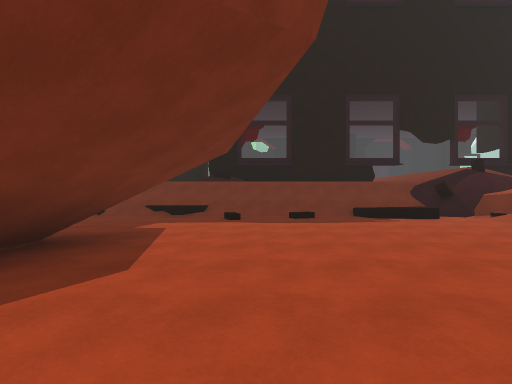
View 1 (above)

24 first-person views from a walk through a 3-D level made in the Unity game engine. The camera is 1.3 m above the floor, looks level and sees 80° across. The floor is counted in squares, 2 m on a side. Each view is taken from the middle of a square. On the plan, view 1 faces up. The plan holds only what a view shows up to about 10 squares ahead; the rest is blank. The place goes on beyond the plan. The player character is not drawn.

View 2
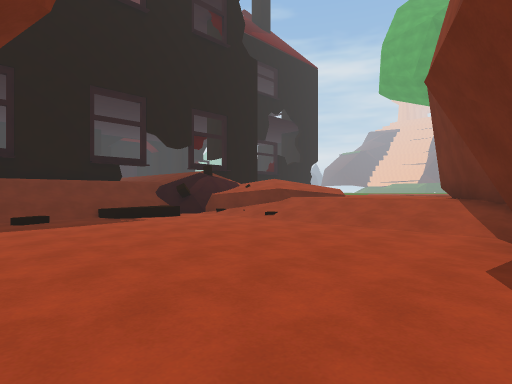

View 3
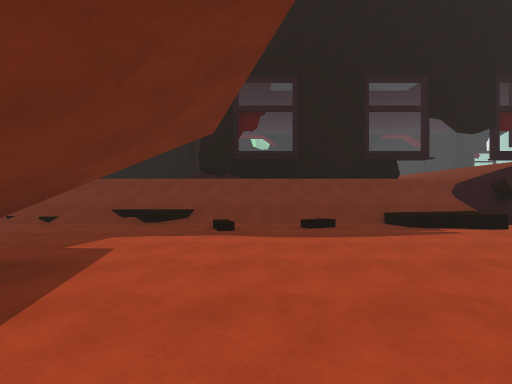

View 4
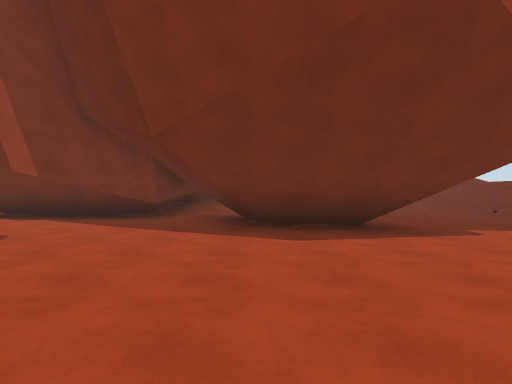

View 5
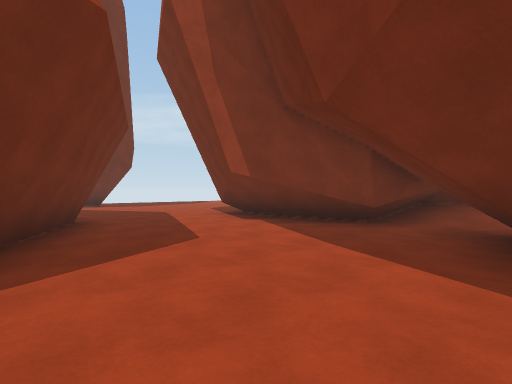

View 6
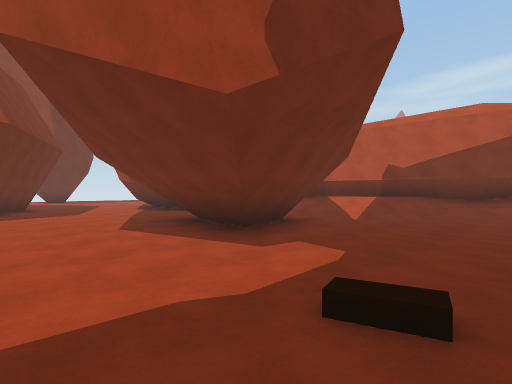

View 7
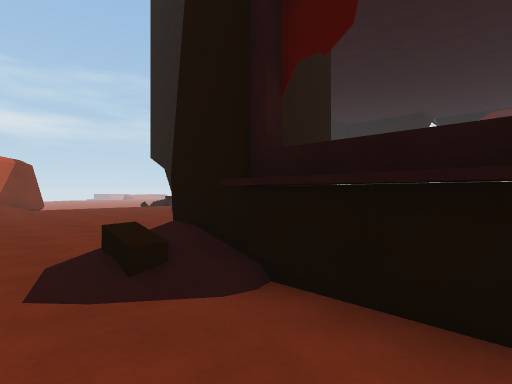

View 8
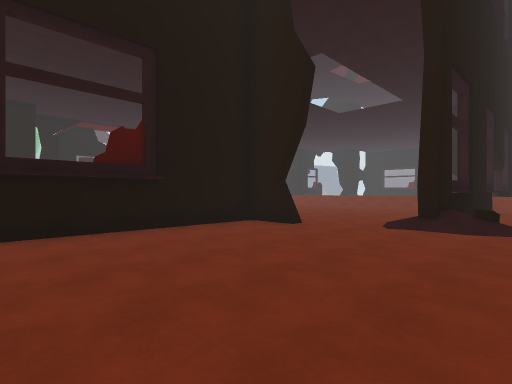

View 9
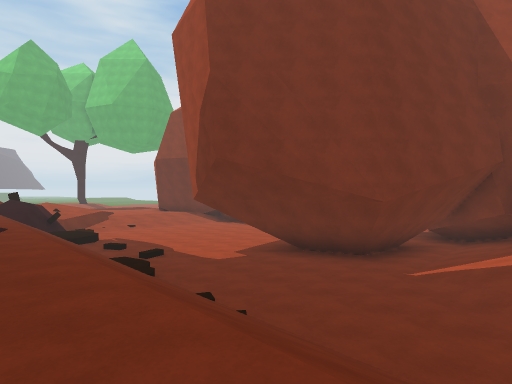

View 10
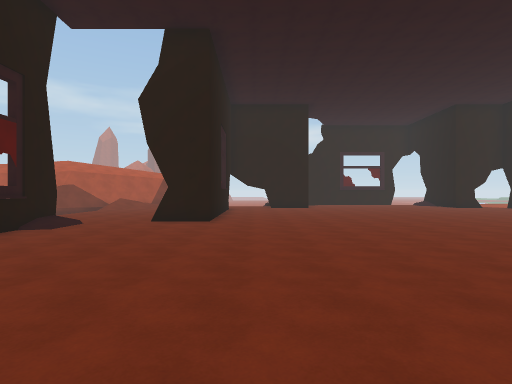

View 11
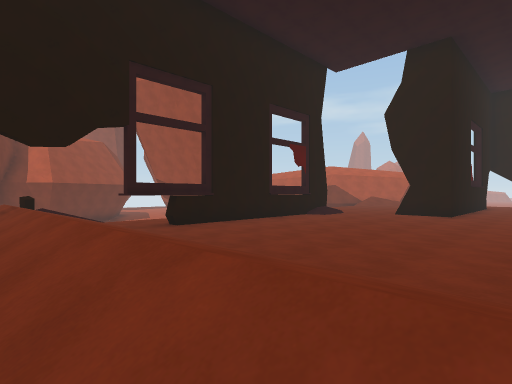

View 12
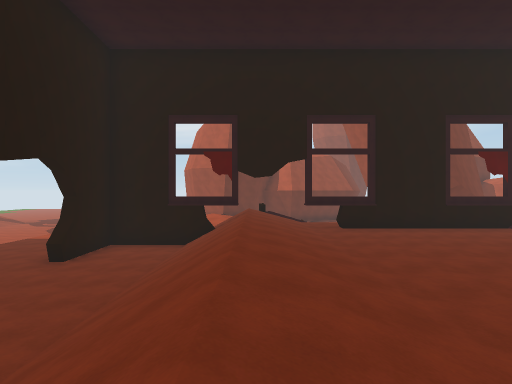

View 13
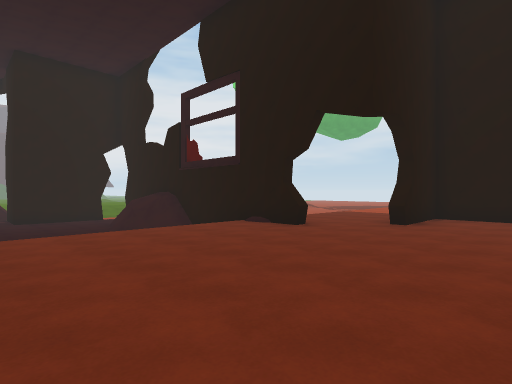

View 14
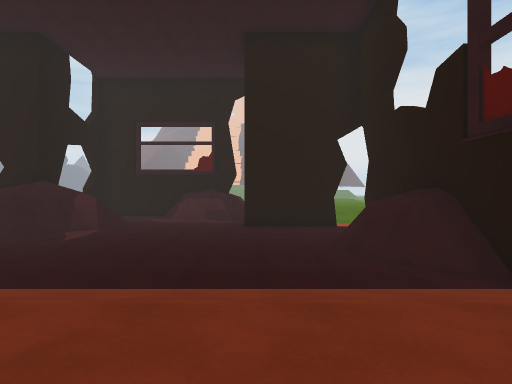

View 15
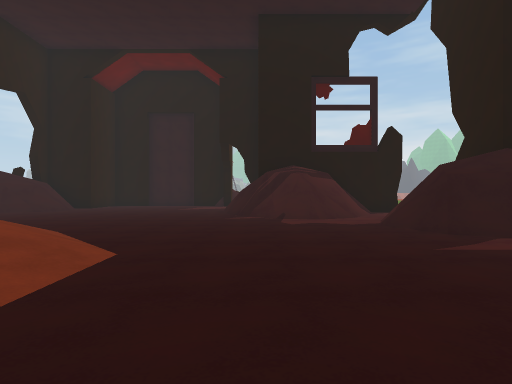

View 16
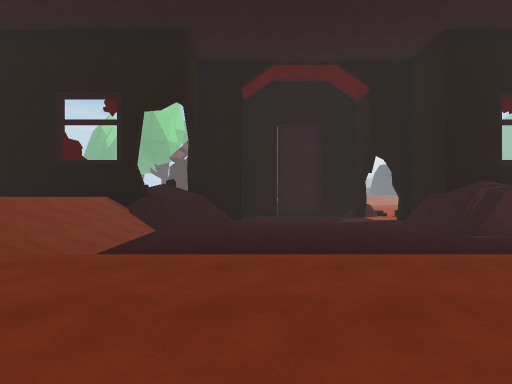

View 17
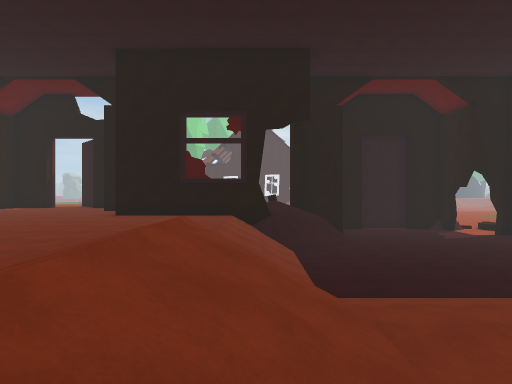

View 18
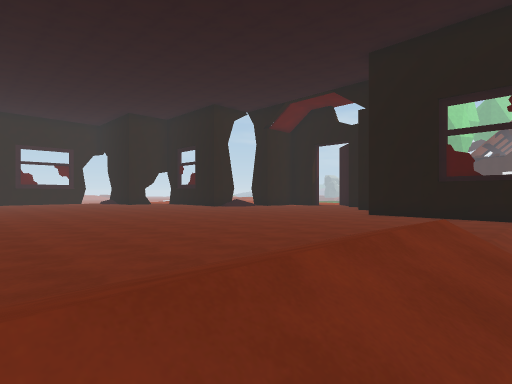

View 19
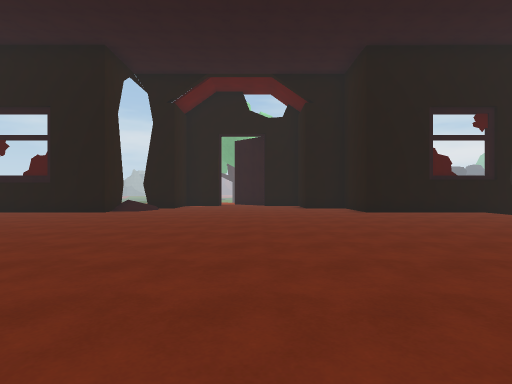

View 20
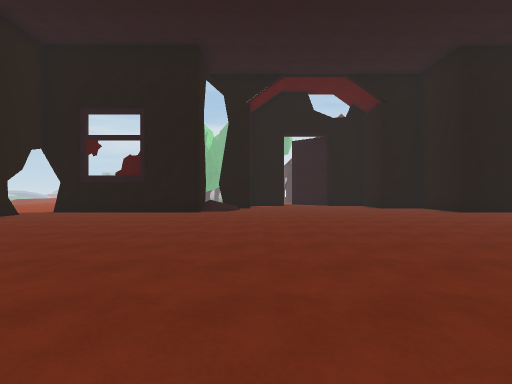

View 21
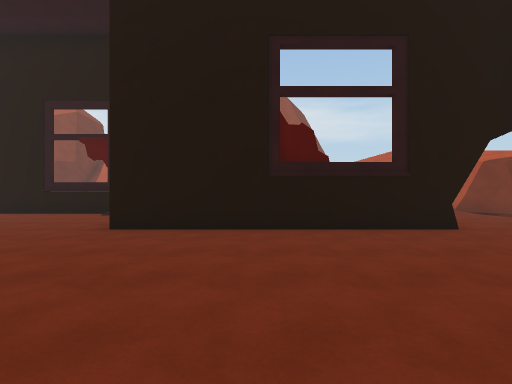

View 22
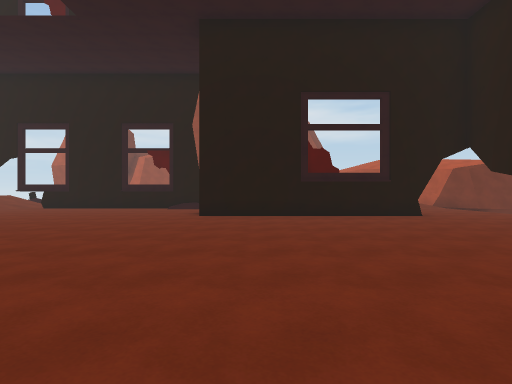

View 23
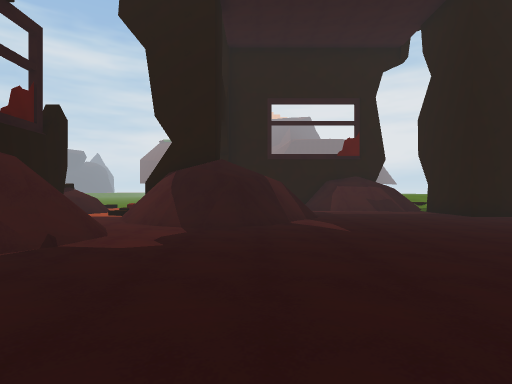

View 24
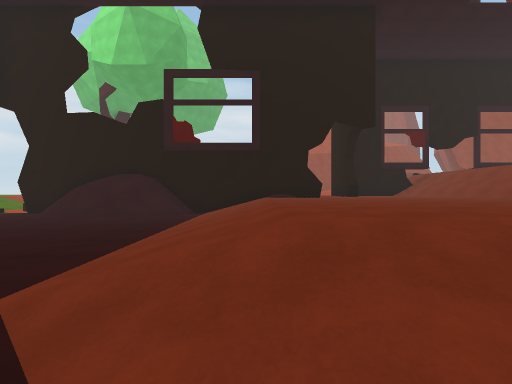

### Floor plan
Key: @ floor where view 1 was taken; # wall or solid block; . main floor; - floor 1 m lower than the main floor; _ floor 2 m lower than the main floor; / step, stairs or slope; = window, fence, low wall or low ledge; ^ raised ledge; v drop or lower ground.
Columns run from 8 left of view 1 to 24 right of it. Each row starts with its distance up from view 1.
 30 ####........#####/=______=#####
 29 ................//________v///_
 28 ................//________==///
 27 ................//___________=/#
 26 .............. .//___________//##
 25  .............  //___ _______==/
 24  ............./ ///// //______=/
 23   ............////-----//________
 22   ............////-----//________
 21  .............////-----//________
 20 ..............////-----//________
 19 ..............////-----//______##
 18 ..............////-----//______#
 17 ..............////-----//_/==__#
 16 ..............////-----///////__
 15 ######........////----#########/
 14 ..............////-#---
 13 ..............////-#---
 12 ....../#####^#//#### --/
 11 ......//......///    --/
 10 /////////////////
  9  ////////////=///
  8 /________/_//#=/
  7 /_____________==
  6 /_____________/=/
  5 //____#_______///
  4 -//####_______//-
  3 #//####_______//--
  2  //####_______//-#
  1  //###________/###
  0  ##_____@___##
 -1   ##______
 -2    ##____#
 -3    ##___##
 -4    ##___#
 -5    #___##
 -6    ____
 -7     ___
 -8      __

Where each view was taken, in squares from view 1:
view 1: 0 up, 0 right, facing up
view 2: 0 up, 0 right, facing up-right
view 3: 2 up, 0 right, facing up
view 4: 2 up, 3 right, facing left
view 5: 2 up, 1 right, facing down-left
view 6: 8 up, 1 right, facing down-left
view 7: 10 up, 1 right, facing up-left
view 8: 10 up, 8 left, facing up-right
view 9: 11 up, 8 left, facing down-right
view 10: 17 up, 6 right, facing left
view 11: 18 up, 8 right, facing down-left
view 12: 21 up, 7 right, facing down
view 13: 21 up, 9 right, facing down-right
view 14: 19 up, 13 right, facing right
view 15: 20 up, 18 right, facing up
view 16: 20 up, 12 right, facing up
view 17: 20 up, 8 right, facing up
view 18: 20 up, 8 right, facing up-left
view 19: 20 up, 0 right, facing up
view 20: 20 up, 3 left, facing up
view 21: 21 up, 5 left, facing down
view 22: 24 up, 4 left, facing down
view 23: 25 up, 15 right, facing right
view 24: 25 up, 15 right, facing down
